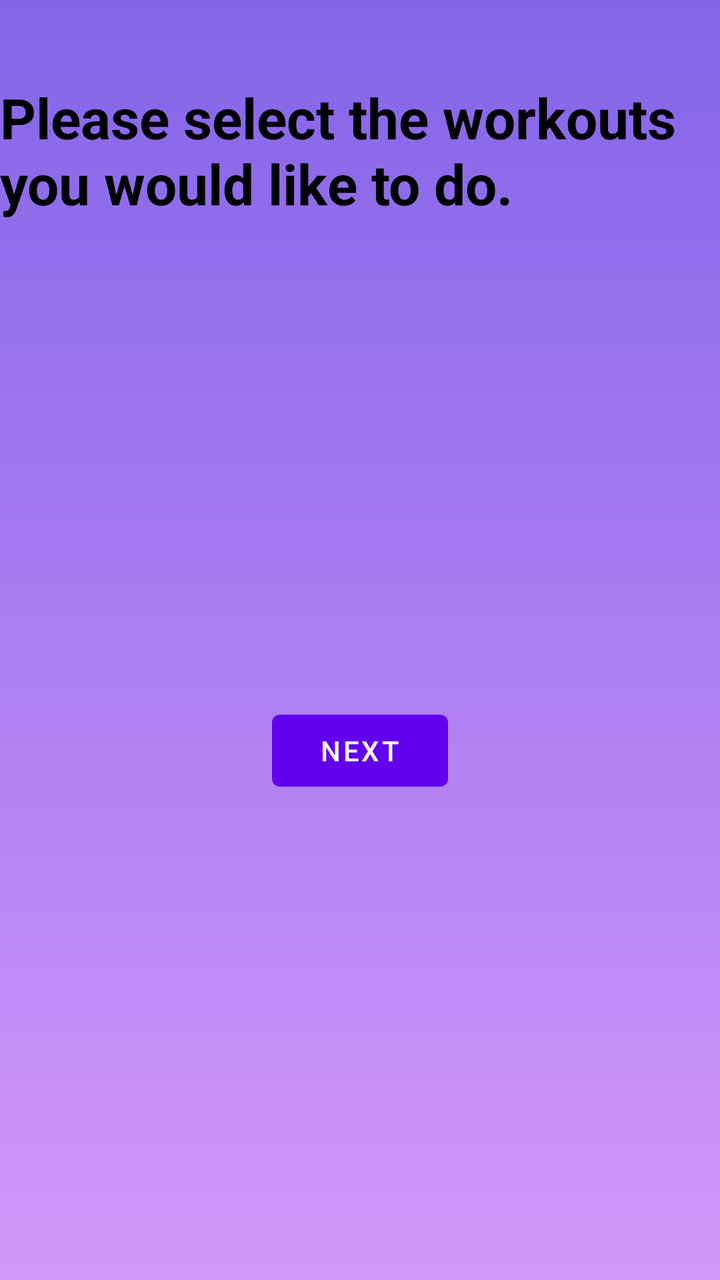
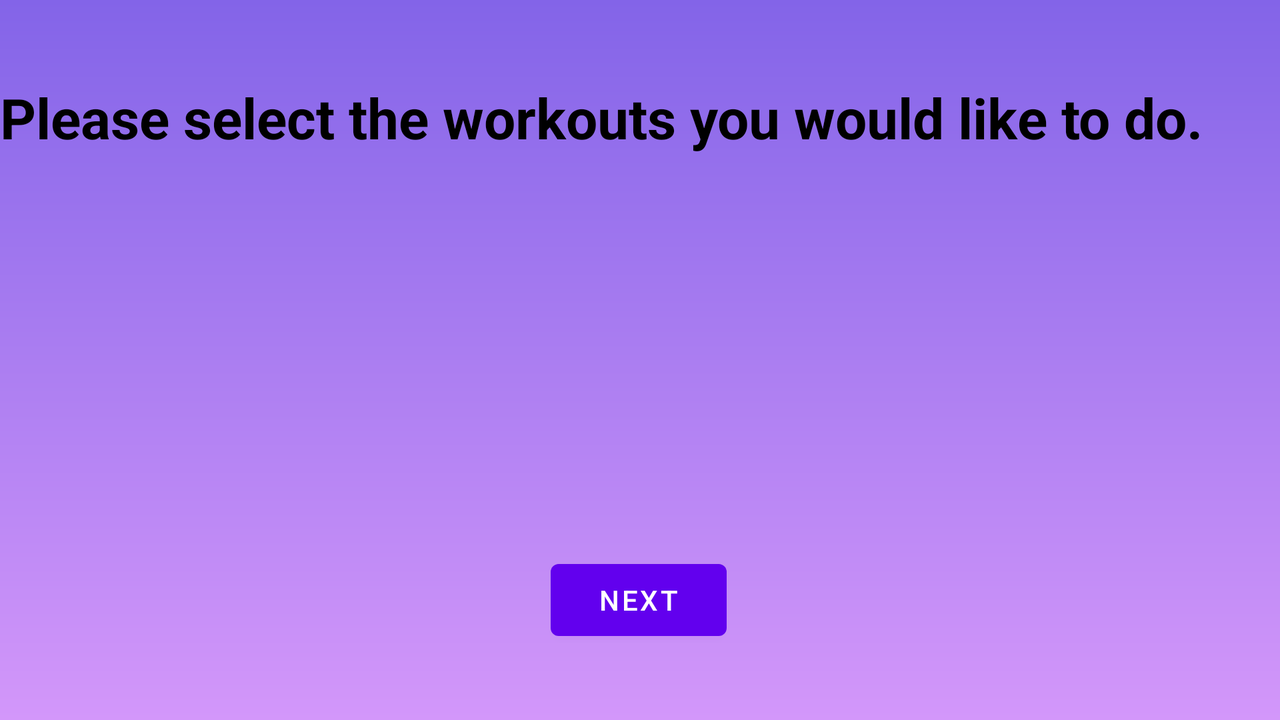

Compare how this app lays out the same screen by default and in its alternative resource folder. The renders come first, then the two layout files and the values they reference.
<!-- AndroidManifest.xml: application theme Theme.WorkoutFInalProject -->
<!-- res/layout/fragment_selection.xml -->
<?xml version="1.0" encoding="utf-8"?>
<FrameLayout xmlns:android="http://schemas.android.com/apk/res/android"
    xmlns:tools="http://schemas.android.com/tools"
    android:layout_width="match_parent"
    android:layout_height="match_parent"
    xmlns:app="http://schemas.android.com/apk/res-auto"
    android:background="@drawable/bg_color"
    tools:context=".onboarding.SelectionFragment">

    <androidx.constraintlayout.widget.ConstraintLayout
        android:layout_width="match_parent"
        android:layout_height="match_parent">

        <com.google.android.material.textview.MaterialTextView
            android:id="@+id/materialTextView"
            android:layout_width="wrap_content"
            android:layout_height="wrap_content"
            android:layout_marginTop="40dp"
            android:text="Please select the workouts you would like to do."
            android:textColor="@color/black"
            android:textSize="28dp"
            android:textStyle="bold"
            app:layout_constraintEnd_toEndOf="parent"
            app:layout_constraintHorizontal_bias="0.0"
            app:layout_constraintStart_toStartOf="parent"
            app:layout_constraintTop_toTopOf="parent" />

        <androidx.recyclerview.widget.RecyclerView
            android:id="@+id/workoutRecView"
            android:layout_width="match_parent"
            android:layout_height="wrap_content"
            app:layout_constraintBottom_toBottomOf="parent"
            app:layout_constraintEnd_toEndOf="parent"
            app:layout_constraintHorizontal_bias="0.0"
            app:layout_constraintStart_toStartOf="parent"
            app:layout_constraintTop_toBottomOf="@+id/materialTextView"
            app:layout_constraintVertical_bias="0.068" />

        <Button
            android:id="@+id/nextPageBtn"
            android:layout_width="wrap_content"
            android:layout_height="wrap_content"
            android:layout_marginBottom="36dp"
            android:text="Next"
            app:layout_constraintTop_toBottomOf="@+id/workoutRecView"
            app:layout_constraintBottom_toBottomOf="parent"
            app:layout_constraintEnd_toEndOf="parent"
            app:layout_constraintStart_toStartOf="parent" />


    </androidx.constraintlayout.widget.ConstraintLayout>

</FrameLayout>
<!-- resources referenced by this layout -->
<resources>
  <color name="black">#FF000000</color>
  <!-- drawable bg_color (drawable) -->
  <?xml version="1.0" encoding="utf-8"?>
  <shape xmlns:android="http://schemas.android.com/apk/res/android">
      <gradient
          android:type="linear"
          android:angle="90"
          android:startColor="#d397fa"
          android:endColor="#8364e8" />
  </shape>
  <style name="Theme.WorkoutFInalProject" parent="Theme.MaterialComponents.DayNight.NoActionBar">
          
          <item name="colorPrimary">@color/purple_500</item>
          <item name="colorPrimaryVariant">@color/purple_700</item>
          <item name="colorOnPrimary">@color/white</item>
          
          <item name="colorSecondary">@color/teal_200</item>
          <item name="colorSecondaryVariant">@color/teal_700</item>
          <item name="colorOnSecondary">@color/black</item>
          
          <item name="android:statusBarColor">?attr/colorPrimaryVariant</item>
          
      </style>
  <color name="purple_500">#FF6200EE</color>
  <color name="purple_700">#FF3700B3</color>
  <color name="white">#FFFFFFFF</color>
  <color name="teal_200">#FF03DAC5</color>
  <color name="teal_700">#FF018786</color>
</resources>
<!-- res/layout-land/fragment_selection.xml (the repository's variant of the layout above) -->
<!-- drawn on the phone turned sideways -->
<?xml version="1.0" encoding="utf-8"?>
<FrameLayout xmlns:android="http://schemas.android.com/apk/res/android"
    xmlns:tools="http://schemas.android.com/tools"
    android:layout_width="match_parent"
    android:layout_height="match_parent"
    xmlns:app="http://schemas.android.com/apk/res-auto"
    android:background="@drawable/bg_color"
    tools:context=".onboarding.SelectionFragment">

    <androidx.constraintlayout.widget.ConstraintLayout
        android:layout_width="match_parent"
        android:layout_height="match_parent">

        <com.google.android.material.textview.MaterialTextView
            android:id="@+id/materialTextView"
            android:layout_width="wrap_content"
            android:layout_height="wrap_content"
            android:layout_marginTop="40dp"
            android:text="Please select the workouts you would like to do."
            android:textColor="@color/black"
            android:textSize="28dp"
            android:textStyle="bold"
            app:layout_constraintEnd_toEndOf="parent"
            app:layout_constraintHorizontal_bias="0.0"
            app:layout_constraintStart_toStartOf="parent"
            app:layout_constraintTop_toTopOf="parent" />


        <ScrollView
            android:id="@+id/scrollV"
            android:layout_width="match_parent"
            android:layout_height="210dp"
            app:layout_constraintBottom_toBottomOf="parent"
            app:layout_constraintEnd_toEndOf="parent"
            app:layout_constraintHorizontal_bias="0.0"
            app:layout_constraintStart_toStartOf="parent"
            app:layout_constraintTop_toBottomOf="@+id/materialTextView"
            app:layout_constraintVertical_bias="0.178">

            <androidx.recyclerview.widget.RecyclerView
                android:id="@+id/workoutRecView"
                android:layout_width="match_parent"
                android:layout_height="match_parent" />
        </ScrollView>

        <Button
            android:id="@+id/nextPageBtn"
            android:layout_width="wrap_content"
            android:layout_height="wrap_content"
            android:layout_marginBottom="36dp"
            android:text="Next"
            app:layout_constraintBottom_toBottomOf="parent"
            app:layout_constraintEnd_toEndOf="parent"
            app:layout_constraintHorizontal_bias="0.499"
            app:layout_constraintStart_toStartOf="parent"
            app:layout_constraintTop_toBottomOf="@+id/scrollV"
            app:layout_constraintVertical_bias="1.0" />


    </androidx.constraintlayout.widget.ConstraintLayout>

</FrameLayout>
